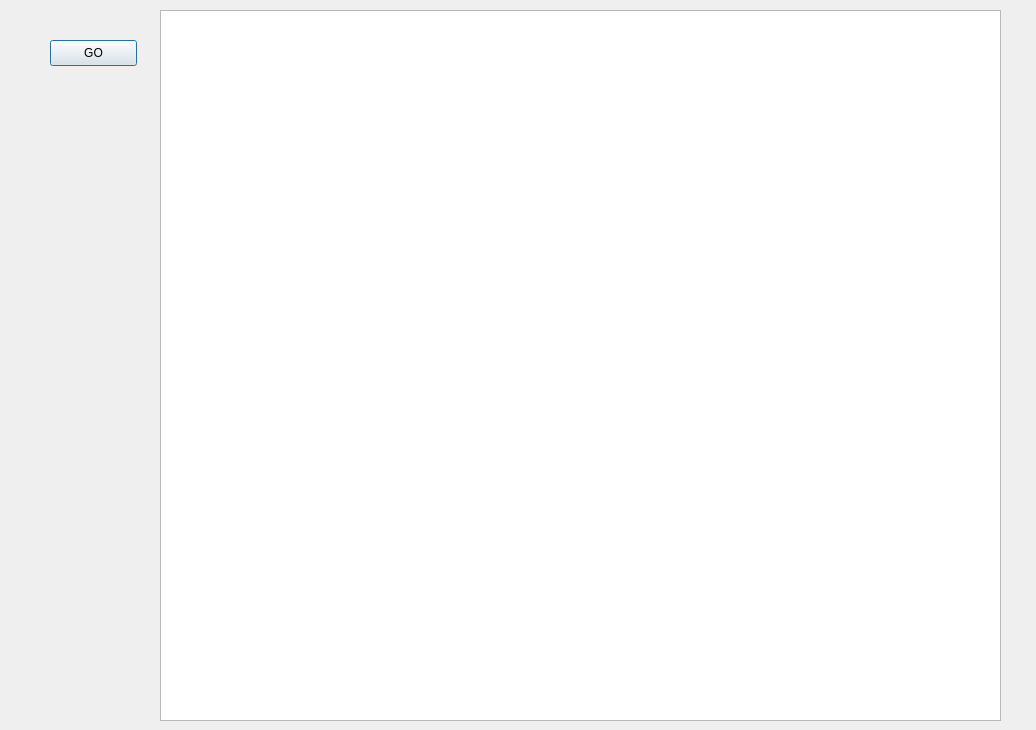
<?xml version="1.0" encoding="UTF-8"?>
<ui version="4.0">
 <class>HelpPuzzle</class>
 <widget class="QDialog" name="HelpPuzzle">
  <property name="geometry">
   <rect>
    <x>0</x>
    <y>0</y>
    <width>1036</width>
    <height>730</height>
   </rect>
  </property>
  <property name="windowTitle">
   <string>Dialog</string>
  </property>
  <widget class="QPushButton" name="pushButton">
   <property name="geometry">
    <rect>
     <x>50</x>
     <y>40</y>
     <width>87</width>
     <height>26</height>
    </rect>
   </property>
   <property name="text">
    <string>GO</string>
   </property>
  </widget>
  <widget class="QGraphicsView" name="graphicsView">
   <property name="geometry">
    <rect>
     <x>160</x>
     <y>10</y>
     <width>841</width>
     <height>711</height>
    </rect>
   </property>
  </widget>
 </widget>
 <resources/>
 <connections/>
</ui>
